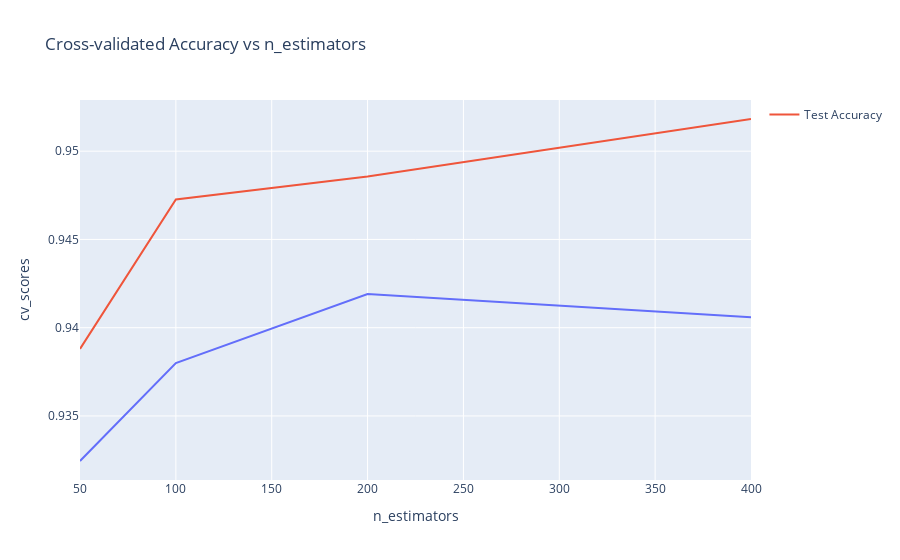

This figure's notebook cell:
### Code cell
# cross validate the GradientBoostingClassifier with different n_estimators
from sklearn.model_selection import cross_val_score
import numpy as np
n_estimators = [50, 100, 200, 400]
cv_scores = []
test_scores = []
for n in n_estimators:
    print(f"n_estimators: {n}")
    gb = GradientBoostingClassifier(n_estimators=n, random_state=101)
    scores = cross_val_score(gb, X_train, y_train, cv=10, scoring='accuracy')
    cv_scores.append(scores.mean())
    test_scores.append(accuracy_score(y_test, gb.fit(X_train, y_train).predict(X_test)))

# plot the cv_scores and test_scores with graph_objects
import plotly.graph_objects as go
fig = go.Figure()
fig.add_trace(go.Scatter(x=n_estimators, y=cv_scores, mode='lines', name='Cross-validated Accuracy'))
fig.add_trace(go.Scatter(x=n_estimators, y=test_scores, mode='lines', name='Test Accuracy'))
fig.update_layout(title='Accuracy vs n_estimators', xaxis_title='n_estimators', yaxis_title='Accuracy')
fig.show()

# cross validate the GradientBoostingClassifier with different learning_rate
# from sklearn.model_selection import cross_val_score
# import numpy as np
# learning_rate = [0.02, 0.04, 0.1, 0.2, 0.4]
# cv_scores = []
# test_scores = []
# for lr in learning_rate:
#     print(f"learning_rate: {lr}")
#     gb = GradientBoostingClassifier(learning_rate=lr, n_estimators=25, random_state=101)
#     scores = cross_val_score(gb, X_train, y_train, cv=10, scoring='accuracy')
#     cv_scores.append(scores.mean())
#     test_scores.append(accuracy_score(y_test, gb.fit(X_train, y_train).predict(X_test)))


# # plot the cv_scores and test_scores with graph_objects
# import plotly.graph_objects as go
# fig = go.Figure()
# fig.add_trace(go.Scatter(x=learning_rate, y=cv_scores, mode='lines', name='Cross-validated Accuracy'))
# fig.add_trace(go.Scatter(x=learning_rate, y=test_scores, mode='lines', name='Test Accuracy'))
# fig.update_layout(title='Accuracy vs learning_rate', xaxis_title='learning_rate', yaxis_title='Accuracy')
# fig.show()

### Figure 1 — Plotly figure (JSON) as saved in the notebook; plotly's stock layout.template omitted (floating-point values rounded to 4 significant figures)
{"data": [{"hovertemplate": "n_estimators=%{x}<br>cv_scores=%{y}<extra></extra>", "legendgroup": "", "line": {"color": "#636efa", "dash": "solid"}, "marker": {"symbol": "circle"}, "mode": "lines", "name": "", "orientation": "v", "showlegend": false, "type": "scatter", "x": [50, 100, 200, 400], "xaxis": "x", "y": [0.9324, 0.938, 0.9419, 0.9406], "yaxis": "y"}, {"mode": "lines", "name": "Test Accuracy", "type": "scatter", "x": [50, 100, 200, 400], "y": [0.9388, 0.9473, 0.9486, 0.9518]}], "layout": {"legend": {"tracegroupgap": 0}, "title": {"text": "Cross-validated Accuracy vs n_estimators"}, "xaxis": {"anchor": "y", "domain": [0, 1], "title": {"text": "n_estimators"}}, "yaxis": {"anchor": "x", "domain": [0, 1], "title": {"text": "cv_scores"}}}}
